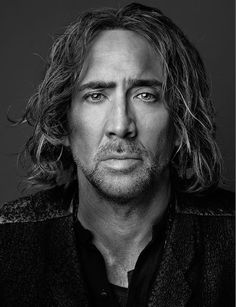
#> input picture lab3/input/1cd952f104bc0368aa4193ca12001f1a--nicholas-dagosto-actors.jpg, 236 x 307 px; its folder holds only this picture in this run
$ python task.py
#> lines starting #> are read from the running program, lines starting #| are printed output that depends on the picture; after the words box and inside, x2 and y2 are one past the last pixel; in counts of white or black regions, pixels touching at a corner belong together
import glob
import os
import cv2
from multiprocessing import Pool, cpu_count
from functools import partial
from timeit import default_timer as timer


INPUT_DIR = 'input'
OUTPUT_DIR = 'output'
TYPES = ['*.jpg', '*.png', '*.jpeg']

face_cascade = cv2.CascadeClassifier('haarcascade_frontalface_default.xml')


def GetPathImage():
    paths = []

    for file_type in TYPES:
        paths.extend(glob.glob(os.path.join(INPUT_DIR, file_type)))

    return paths


def ReplaceJpg(img_path):
    replaceTypes = ['.png', '.jpeg']

    imgName = img_path.split('/')[-1]
    for type in replaceTypes:
        imgName = imgName.replace(type, '.jpg')

    return imgName


def FaceRecog(img_path):
    img = cv2.imread(img_path)
#> img is the input picture: shape (307, 236, 3); min 0, max 237, mean 50.1
    grayImg = cv2.cvtColor(img, cv2.COLOR_BGR2GRAY)

    faces = face_cascade.detectMultiScale(grayImg, scaleFactor=1.2)
#> faces = [[57, 44, 127, 127]]

    for (x, y, w, h) in faces:
        cv2.rectangle(img, (x, y), (x + w, y + h), (0, 255, 0), 2)
#> this loop made 1 pass
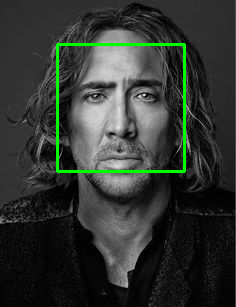
#> img: shape (307, 236, 3); 2.1% of pixels changed, all inside (x1, y1, x2, y2) = (56, 43, 186, 173)

    cv2.imwrite(os.path.join(
        OUTPUT_DIR,
        ReplaceJpg(img_path)
        ),
        img
    )


def AllFaceRecog(imgPaths, nProcesses):
    start = timer()
    with Pool(nProcesses) as p:
        p.map(partial(FaceRecog), imgPaths)

    print(f'Took {timer() - start} seconds with {nProcesses=}')


if __name__ == '__main__':
    img_paths = GetPathImage()

    n_processes = 3
    AllFaceRecog(img_paths, n_processes)
